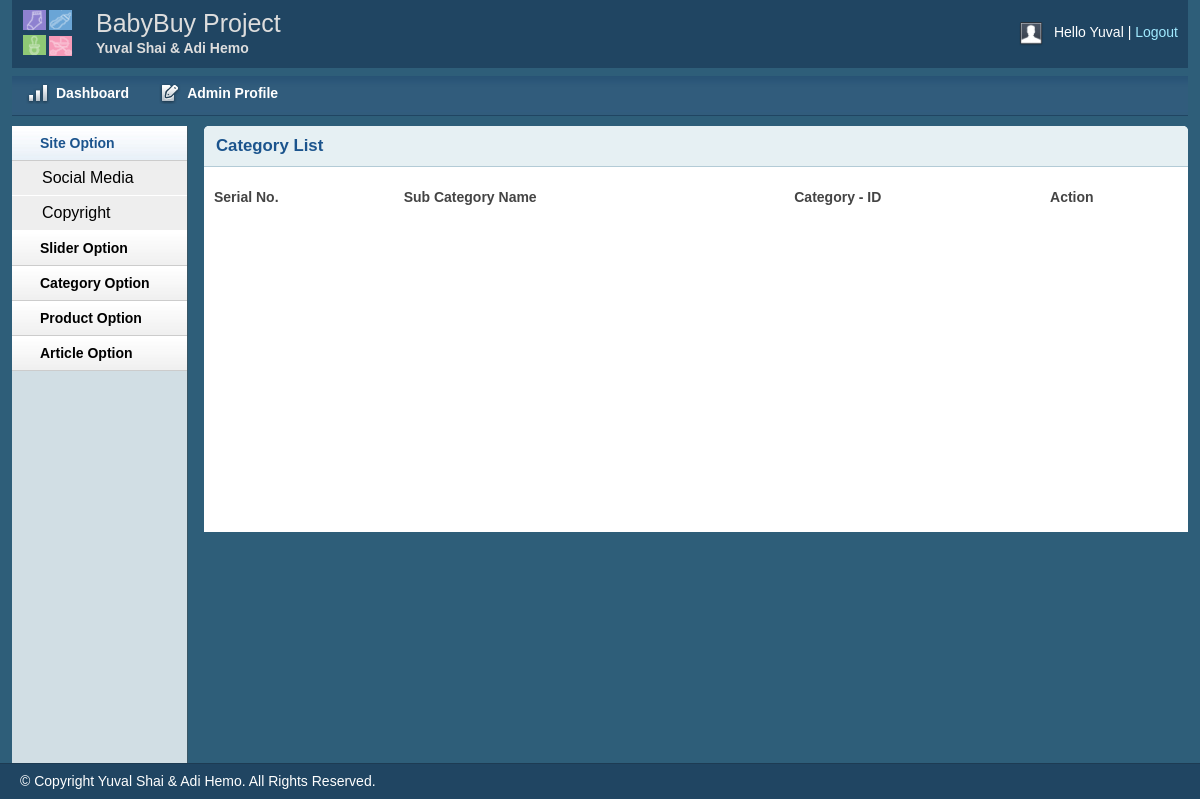
Before: /admin/subcategorylist.php (signed in) with the older database file.
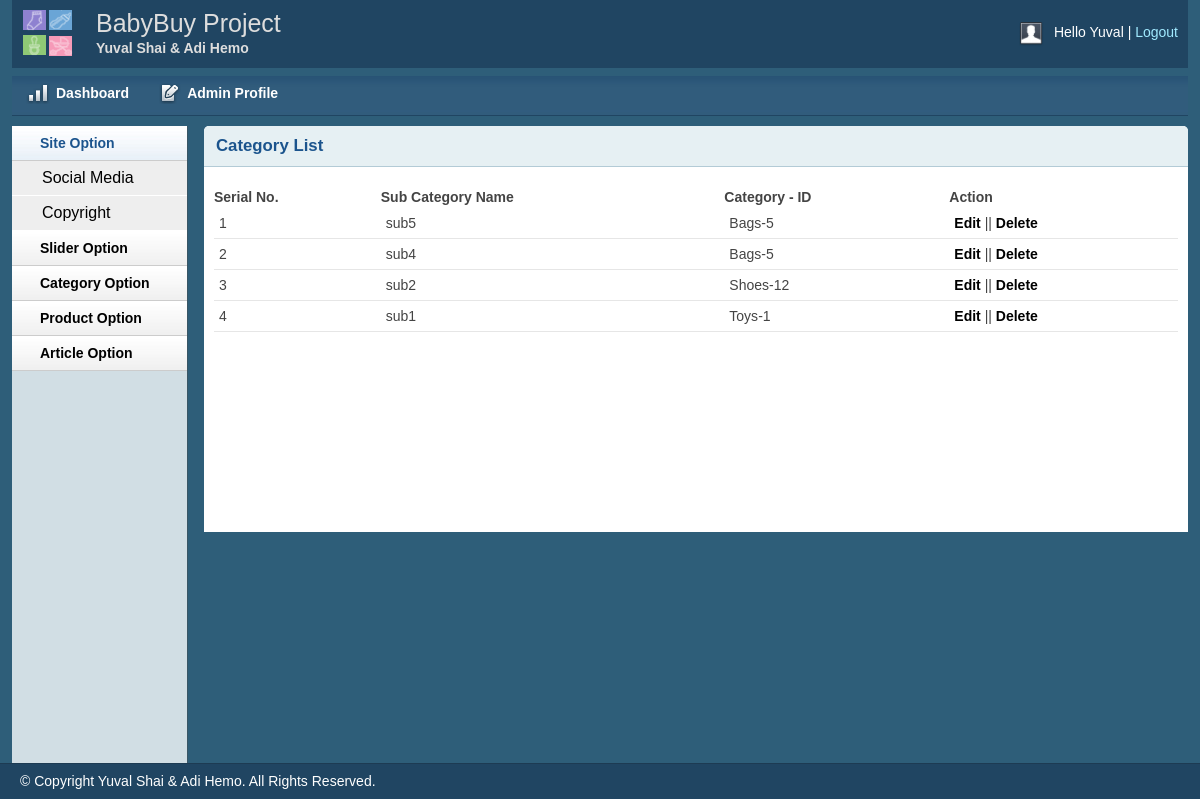
After: the same page with the newer database file.
### tables this page shows
CREATE TABLE IF NOT EXISTS `sub_category` (
  `SubCategoryID` int(11) NOT NULL AUTO_INCREMENT,
  `CategoryID` int(11) NOT NULL,
  `SubCategoryName` varchar(25) NOT NULL,
  PRIMARY KEY (`SubCategoryID`),
  KEY `SubCategory1` (`CategoryID`)
);

CREATE TABLE IF NOT EXISTS `category` (
  `CategoryID` int(11) NOT NULL AUTO_INCREMENT,
  `CategoryName` varchar(25) NOT NULL,
  PRIMARY KEY (`CategoryID`)
);

### DataBase/Session.php (called while the page is built, shortened)
<?php
class Session{
    public static function get($key){
        if (isset($_SESSION[$key])) {
			return $_SESSION[$key];
		}else {
			return false;
		}
    }
}
?>

### DataBase/DB_Config.php (called while the page is built, shortened)
<?php
class Database{
    public $host    = DB_HOST;
    public $user    = DB_USER;
    public $pass    = DB_PASS;
    public $dbname  = DB_NAME;
    public $link;
    private function connectDB(){
        $this->link = new mysqli($this->host,$this->user, $this->pass, $this->dbname);
        }
     public function select($query){
        $result = $this->link->query($query) or die ($this->link->error.__LINE__);
        if($result->num_rows > 0){
            return $result;
            } else {
                return false;
            }
         }
}
?>

### classes/SubCategory.php (called while the page is built, shortened)
<?php
  $filepath = realpath(dirname(__FILE__));
  require_once ($filepath.'/../DataBase/DB_Config.php');
 ?>
<?php
class SubCategory{
    private $db;
  public function __construct(){
      $this->db = new Database();
  }
  public function getAllSubCategories(){
    $query = "SELECT sub_category.*, category.CategoryName
              FROM sub_category
              INNER JOIN category on sub_category.CategoryID  = category.CategoryID
              ORDER BY SubCategoryID DESC";
    $result = $this->db->select($query);
    return $result;
}
}
?>

### admin/subcategorylist.php (the view, shortened to what this page needs)
<?php include 'inc/header.php';?>
<?php include 'inc/sidebar.php';?>
<?php require_once '../classes/SubCategory.php'; ?>
<?php
    $subCategory = new SubCategory();
?>
<div class="grid_10">
            <div class="box round first grid">
                <h2>Category List</h2>
                <div class="block">
                    <table class="data display datatable" id="example">
					<thead>
						<tr>
							<th>Serial No.</th>
							<th>Sub Category Name</th>
                            <th>Category - ID</th>
							<th>Action</th>
						</tr>
					</thead>
					<tbody>
					<?php
					$getSub = $subCategory->getAllSubCategories();
					if($getSub){
						$i = 0;
						while ($result = $getSub->fetch_assoc()) {
							$i++;
					?>
						<tr class="odd gradeX">
							<td> <?php echo $i; ?> </td>
							<td><?php echo $result['SubCategoryName']; ?></td>
                            <td><?php echo $result['CategoryName'].'-'.$result['CategoryID']; ?></td>
							<td><a href="subcategoryedit.php?subCategoryId=<?php echo $result['SubCategoryID'];?>" > Edit </a> ||
								<a onclick="return confirm('Are You Sure You Want To Delete This Sub-Category?')" href="?subCategoryId=<?php echo $result['SubCategoryID']; ?>&subCategoryName=<?php echo $result['SubCategoryName']; ?>" > Delete </a> </td>
						</tr>
						<?php } } ?>
					</tbody>
				</table>
               </div>
            </div>
        </div>
<?php include 'inc/footer.php';?>

### admin/inc/header.php (shortened to what this page needs)
<?php require_once '../DataBase/Session.php';
?>
<!DOCTYPE html>
<html>
<head>
   <link rel="stylesheet" href="https://maxcdn.bootstrapcdn.com/bootstrap/4.0.0/css/bootstrap.min.css">
    <link rel="stylesheet" type="text/css" href="css/reset.css" media="screen" />
    <link rel="stylesheet" type="text/css" href="css/text.css" media="screen" />
    <link rel="stylesheet" type="text/css" href="css/grid.css" media="screen" />
    <link rel="stylesheet" type="text/css" href="css/layout.css" media="screen" />
    <link rel="stylesheet" type="text/css" href="css/nav.css" media="screen" />
    <link href="css/table/demo_page.css" rel="stylesheet" type="text/css" />
    <link rel="stylesheet" href="css/MultiImagePreview.css"/>
</head>
<body>
    <div class="container_12">
        <div class="grid_12 header-repeat">
            <div id="branding">
                <div class="floatleft logo">
                    <img src="img/logonotext.jpg" alt="Logo" />
				</div>
				<div class="floatleft middle">
					<h1>BabyBuy Project</h1>
					<p>Yuval Shai & Adi Hemo</p>
				</div>
                <div class="floatright">
                    <div class="floatleft">
                        <img src="img/img-profile.jpg" alt="Profile Pic" id="profileimage" /></div>
                    <div class="floatleft marginleft10">
                        <ul class="inline-ul floatleft">
                            <li>Hello   <?php echo Session::get('AdminFirstName') ?>  </li>
                            <li><a href="?action=logout">Logout</a></li>
                        </ul>
                    </div>
                </div>
            </div>
        </div>
        <div class="grid_12">
            <ul class="nav main">
                <li class="ic-dashboard"><a href="dashboard.php"><span>Dashboard</span></a> </li>
                <li class="ic-form-style"><a href="adminprofile.php"><span>Admin Profile</span></a></li>
            </ul>
        </div>

### admin/inc/sidebar.php (shortened to what this page needs)
<div class="grid_2">
    <div class="box sidemenu">
        <div class="block" id="section-menu">
            <ul class="section menu">
               <li><a class="menuitem">Site Option</a>
                    <ul class="submenu">
                        <li><a href="social.php">Social Media</a></li>
                        <li><a href="copyright.php">Copyright</a></li>
                    </ul>
                </li>
				<li><a class="menuitem">Slider Option</a>
                </li>
                <li><a class="menuitem">Category Option</a>
                </li>
                <li><a class="menuitem">Product Option</a>
                </li>
                <li><a class="menuitem">Article Option</a>
                </li>
            </ul>
        </div>
    </div>
</div>

### admin/inc/footer.php (shortened to what this page needs)
    </div>
    <div id="site_info">
        <p>
         &copy; Copyright Yuval Shai & Adi Hemo. All Rights Reserved.
        </p>
    </div>
</body>
</html>

### admin/css/text.css (style rules this page uses)
body { font: 13px/1.5 Tahoma, Helvetica, Arial, 'Liberation Sans', FreeSans, sans-serif; }
h1 { font-size: 25px; }
h2 { font-size: 23px; }
ul { list-style: square; }
li { margin-left: 30px; }
p, dl, hr, h1, h2, h3, h4, h5, h6, ol, ul, pre, table, address, fieldset { margin-bottom: 20px; }

### admin/css/layout.css (style rules this page uses)
body { background: #fff none repeat scroll 0 0; color: #444; font-size: 14px; padding: 0; }
.floatleft { float:left; }
.logo img { margin-top: -15px; width: 52px; }
.middle { margin-left: 22px; margin-top: -14px; }
.middle h1 { color:#ddd;margin:0 }
.middle p { color: #ddd; margin: 0; font-weight: bold; }
.floatright { float:right; }
.inline-ul li { display:inline; color:#fff; }
.marginleft10 { margin-left:10px; }
a { color: #000; font-weight:bold; text-decoration: none; }
.container_12, .container_16 { background:#2E5E79; }
h1, h2, h3, h4, h5, h6 { line-height:1.2em; margin-bottom:.3em; }
h2 { margin-top:1em; }
#branding { font-weight: normal; margin-bottom: 0; padding: 22px 10px 3px; text-align: left; }
.header-repeat { background:url(../img/header-repeat.jpg) repeat-x; }
#branding a { color:#A1EAFF; font-weight:normal; }
#branding a:before { content:" | "; color:#fff; }
#branding ul, #branding ul li { margin:0px; padding:0px; }
#branding li { padding:0px 0px 0px 0px !important; }
.box { background:#fff; margin-bottom:20px; padding:10px 10px 10px 10px; margin-left:-8px; }
.box.grid { padding-bottom:40px; }
.box.round { -moz-border-radius: 5px 5px 0px 0px; -webkit-border-radius: 5px 5px 0px 0px; border-radius: 5px 5px 0px 0px; }
.box h2 { font-size:1.2em; font-weight:bold; color:#1B548D; background:#E6F0F3; margin:-10px -10px 0 -10px; padding:10px 12px; border-bottom:1px solid #B3CBD6; -moz-border-radius: 5px 5px 0px 0px; -webkit-border-radius: 5px 5px 0px 0px; border-radius: 5px 5px 0px 0px; }
.box.first { min-height: 406px; }
.block { padding-top:20px; }
.box.sidemenu { background-color:#D1DEE4; border-right:1px solid #3A5665; padding:0px; margin:0px; cursor:pointer; }
.box.sidemenu .block { padding-top:0px; margin-top:0px; }
p { margin-bottom:1em; }
ul, ol { padding-top:0; }
ul.menu { list-style:none; border-top:1px solid #bbb; }
ul.menu li { margin:0; }
ul.menu li a { display:block; padding:4px 10px; border-bottom:1px solid #ccc; }
ul.menu ul { list-style:none; margin:0; }
ul.menu ul li a { padding-left:30px; }
ul.section { border-top:0; margin-bottom:0; }
ul.section li a { background:url(../img/sidemenu-repeat.jpg) repeat-x; line-height:26px; padding-left:28px; }
ul.section li li a { background:#ddd; border-bottom:1px solid #eee; }
ul.section ul li { text-transform:none; }
ul.section ul.current li a { background: #eee none repeat scroll 0 0; border-bottom: 1px solid #fff; font-size: 16px; font-weight: normal; }
ul.section li a.current { color:#1B548D; background:url(../img/sidemenu-repeat-hover.jpg) repeat-x; }
#site_info { color:#fff; background:#204562; border-top:1px solid #1d3b53; padding-left:20px; }
#site_info p { line-height:35px; margin-bottom:0px; }
.block { padding-bottom:1px; }
table.display { margin: 0 auto; clear: both; width: 100%; }
tr.odd { height: 30px; line-height: 30px; border-bottom:1px solid #e6e6e6; }
tr.odd td, tr.even td { padding-left:5px; }

### admin/css/MultiImagePreview.css (style rules this page uses)
img { width: 100px; }
#profileimage { width: 25px; }

Changed rows visible on the page:
added sub_category: SubCategoryName "sub5", CategoryID.CategoryName "Bags", CategoryID "5"
added sub_category: SubCategoryName "sub4", CategoryID.CategoryName "Bags", CategoryID "5"
added sub_category: SubCategoryName "sub2", CategoryID.CategoryName "Shoes", CategoryID "12"
added sub_category: SubCategoryName "sub1", CategoryID.CategoryName "Toys", CategoryID "1"
